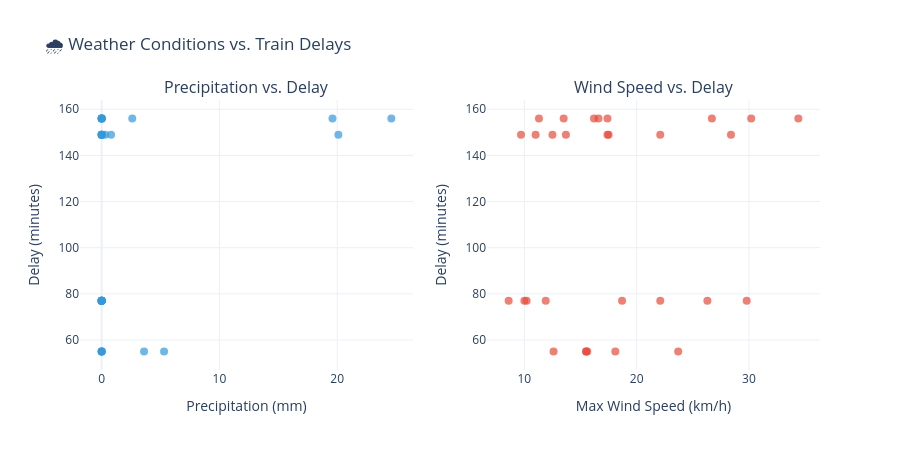

Notebook code cell kept with this figure:
### Markdown cell above
## 3.6 Weather vs. Delays

### Code cell
# correlate weather conditions with delays at hub stations
weather_delay = df_q3.copy()

if len(weather_delay) > 5:
    fig = make_subplots(rows=1, cols=2, 
                        subplot_titles=('Precipitation vs. Delay', 'Wind Speed vs. Delay'))
    
    fig.add_trace(
        go.Scatter(
            x=weather_delay['precipitation_mm'],
            y=weather_delay['delay_min'],
            mode='markers',
            marker=dict(size=8, color='#3498db', opacity=0.7),
            text=weather_delay['station_name'],
            name='Precipitation',
            hovertemplate='<b>%{text}</b><br>Precip: %{x:.1f}mm<br>Delay: %{y:.1f}min<extra></extra>'
        ),
        row=1, col=1
    )
    
    fig.add_trace(
        go.Scatter(
            x=weather_delay['wind_max_kmh'],
            y=weather_delay['delay_min'],
            mode='markers',
            marker=dict(size=8, color='#e74c3c', opacity=0.7),
            text=weather_delay['station_name'],
            name='Wind Speed',
            hovertemplate='<b>%{text}</b><br>Wind: %{x:.1f}km/h<br>Delay: %{y:.1f}min<extra></extra>'
        ),
        row=1, col=2
    )
    
    fig.update_xaxes(title_text='Precipitation (mm)', row=1, col=1)
    fig.update_xaxes(title_text='Max Wind Speed (km/h)', row=1, col=2)
    fig.update_yaxes(title_text='Delay (minutes)', row=1, col=1)
    fig.update_yaxes(title_text='Delay (minutes)', row=1, col=2)
    
    fig.update_layout(
        title='🌧️ Weather Conditions vs. Train Delays',
        template='plotly_white',
        height=450,
        showlegend=False,
        font=dict(size=12)
    )
    fig.show()
else:
    print("Not enough weather-delay joined data for visualization")
    print("This improves as you run the scraper more and accumulate data at hub stations")

### Figure 1 — Plotly figure (JSON) as saved in the notebook; plotly's stock layout.template omitted (floating-point values rounded to 4 significant figures)
{"data": [{"hovertemplate": "<b>%{text}</b><br>Precip: %{x:.1f}mm<br>Delay: %{y:.1f}min<extra></extra>", "marker": {"color": "#3498db", "opacity": 0.7, "size": 8}, "mode": "markers", "name": "Precipitation", "text": ["New York Penn", "New York Penn", "New York Penn", "New York Penn", "New York Penn", "New York Penn", "New York Penn", "New York Penn", "Washington Union", "Washington Union", "Washington Union", "Washington Union", "Washington Union", "Washington Union", "Washington Union", "Washington Union", "Albuquerque", "Albuquerque", "Albuquerque", "Albuquerque", "Albuquerque", "Albuquerque", "Albuquerque", "Albuquerque", "Seattle King Street", "Seattle King Street", "Seattle King Street", "Seattle King Street", "Seattle King Street", "Seattle King Street"], "type": "scatter", "x": [0.0, 24.6, 19.6, 2.6, 0.0, 0.0, 0.0, 0.0, 0.0, 20.1, 0.8, 0.3, 0.0, 0.0, 0.0, 0.0, 0.0, 0.0, 0.0, 0.0, 0.0, 0.0, 0.0, 0.0, 3.6, 0.0, 5.3, 0.0, 0.0, 0.0], "xaxis": "x", "y": [156.0, 156.0, 156.0, 156.0, 156.0, 156.0, 156.0, 156.0, 149.0, 149.0, 149.0, 149.0, 149.0, 149.0, 149.0, 149.0, 77.0, 77.0, 77.0, 77.0, 77.0, 77.0, 77.0, 77.0, 55.0, 55.0, 55.0, 55.0, 55.0, 55.0], "yaxis": "y"}, {"hovertemplate": "<b>%{text}</b><br>Wind: %{x:.1f}km/h<br>Delay: %{y:.1f}min<extra></extra>", "marker": {"color": "#e74c3c", "opacity": 0.7, "size": 8}, "mode": "markers", "name": "Wind Speed", "text": ["New York Penn", "New York Penn", "New York Penn", "New York Penn", "New York Penn", "New York Penn", "New York Penn", "New York Penn", "Washington Union", "Washington Union", "Washington Union", "Washington Union", "Washington Union", "Washington Union", "Washington Union", "Washington Union", "Albuquerque", "Albuquerque", "Albuquerque", "Albuquerque", "Albuquerque", "Albuquerque", "Albuquerque", "Albuquerque", "Seattle King Street", "Seattle King Street", "Seattle King Street", "Seattle King Street", "Seattle King Street", "Seattle King Street"], "type": "scatter", "x": [26.7, 34.4, 30.2, 16.2, 11.3, 17.4, 16.6, 13.5, 22.1, 17.5, 28.4, 11.0, 12.5, 17.4, 9.7, 13.7, 11.9, 10.0, 8.6, 10.2, 22.1, 26.3, 18.7, 29.8, 18.1, 12.6, 23.7, 15.5, 15.6, 15.5], "xaxis": "x2", "y": [156.0, 156.0, 156.0, 156.0, 156.0, 156.0, 156.0, 156.0, 149.0, 149.0, 149.0, 149.0, 149.0, 149.0, 149.0, 149.0, 77.0, 77.0, 77.0, 77.0, 77.0, 77.0, 77.0, 77.0, 55.0, 55.0, 55.0, 55.0, 55.0, 55.0], "yaxis": "y2"}], "layout": {"annotations": [{"font": {"size": 16}, "showarrow": false, "text": "Precipitation vs. Delay", "x": 0.225, "xanchor": "center", "xref": "paper", "y": 1, "yanchor": "bottom", "yref": "paper"}, {"font": {"size": 16}, "showarrow": false, "text": "Wind Speed vs. Delay", "x": 0.775, "xanchor": "center", "xref": "paper", "y": 1, "yanchor": "bottom", "yref": "paper"}], "font": {"size": 12}, "height": 450, "showlegend": false, "title": {"text": "🌧️ Weather Conditions vs. Train Delays"}, "xaxis": {"anchor": "y", "domain": [0, 0.45], "title": {"text": "Precipitation (mm)"}}, "xaxis2": {"anchor": "y2", "domain": [0.55, 1], "title": {"text": "Max Wind Speed (km/h)"}}, "yaxis": {"anchor": "x", "domain": [0, 1], "title": {"text": "Delay (minutes)"}}, "yaxis2": {"anchor": "x2", "domain": [0, 1], "title": {"text": "Delay (minutes)"}}}}
